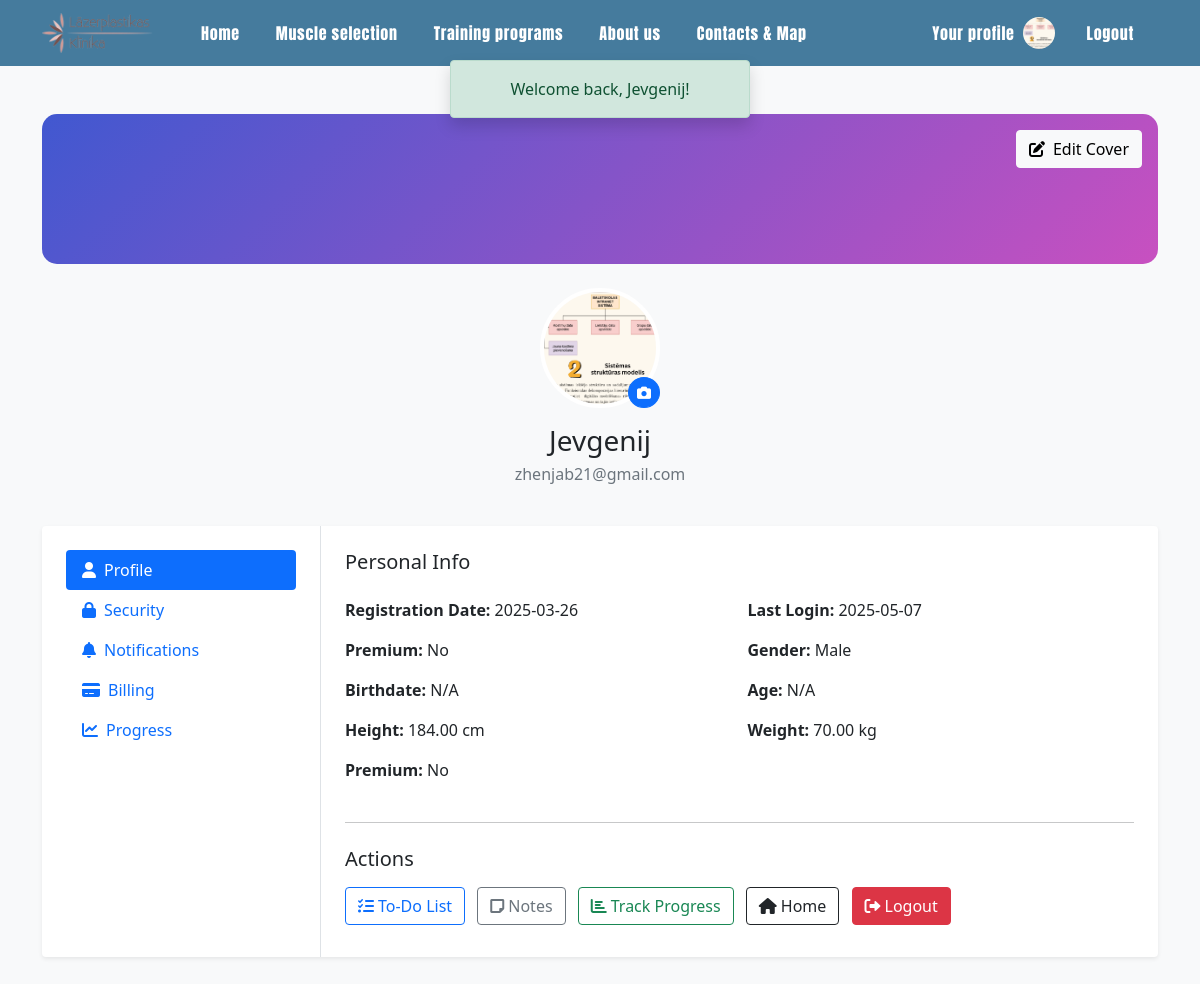
The page /welcome.php (signed in) on the database its author committed.
### tables this page shows
CREATE TABLE `users` (
  `userID` int(11) NOT NULL,
  `username` varchar(50) NOT NULL,
  `email` varchar(100) NOT NULL,
  `password` varchar(255) NOT NULL,
  `weight` decimal(5,2) NOT NULL,
  `gender` enum('Male','Female','Other') NOT NULL,
  `height` decimal(5,2) NOT NULL,
  `registrationDate` date NOT NULL,
  `birthdate` date DEFAULT NULL,
  `lastLoginDate` date DEFAULT NULL,
  `avatar` varchar(255) DEFAULT 'uploads/avatars/default_avatar.png',
  `isPremium` tinyint(1) NOT NULL DEFAULT 0
);

### welcome.php (the view, shortened to what this page needs)
<?php
$conn = new mysqli('localhost', 'root', '', 'gymbridges');
$user_id = $_SESSION['user_id'];
$stmt = $conn->prepare("SELECT * FROM users WHERE userID = ?");
$stmt->bind_param("i", $user_id);
$stmt->execute();
$result = $stmt->get_result();
$user = $result->fetch_assoc();
$birthdate = !empty($user['birthdate']) ? $user['birthdate'] : 'N/A';
$age = 'N/A';
$avatar = !empty($user['avatar']) ? htmlspecialchars($user['avatar']) : 'images/default_avatar.png';
?>
<!DOCTYPE html>
<html lang="en">
<head>
  <link href="https://cdn.jsdelivr.net/npm/bootstrap@5.0.2/dist/css/bootstrap.min.css" rel="stylesheet">
  <link href="https://cdnjs.cloudflare.com/ajax/libs/font-awesome/6.0.0/css/all.min.css" rel="stylesheet">
  <link href="style.css" rel="stylesheet">
</head>
<body>
<?php include 'includes/header.php'; ?>
<?php if (isset($_SESSION['success'])): ?>
  <div id="success-alert" class="position-fixed top-0 start-50 translate-middle-x alert alert-success text-center shadow"
       style="z-index: 1050; margin-top: 60px; min-width: 300px;">
    <?= $_SESSION['success']; unset($_SESSION['success']); ?>
  </div>
<?php endif; ?>
<div class="bg-light">
  <div class="container py-5">
    <div class="row">
      <div class="col-12 mb-4">
        <div class="profile-header position-relative mb-4">
          <div class="position-absolute top-0 end-0 p-3">
            <button class="btn btn-light"><i class="fas fa-edit me-2"></i>Edit Cover</button>
          </div>
        </div>
        <div class="text-center">
          <div class="position-relative d-inline-block">
          <img src="<?= $avatar ?>" class="rounded-circle profile-pic" alt="Avatar" data-bs-toggle="modal" data-bs-target="#avatarModal" style="cursor: pointer;">
            <form method="POST" action="upload_avatar.php" enctype="multipart/form-data" class="position-absolute bottom-0 end-0">
              <label class="btn btn-primary btn-sm rounded-circle m-0">
                <i class="fas fa-camera"></i>
              </label>
            </form>
          </div>
          <h3 class="mt-3 mb-1"><?= htmlspecialchars($user['username']) ?></h3>
          <p class="text-muted mb-3"><?= htmlspecialchars($user['email']) ?></p>
        </div>
      </div>
      <div class="col-12">
        <div class="card border-0 shadow-sm">
          <div class="card-body p-0">
            <div class="row g-0">
              <div class="col-lg-3 border-end">
                <div class="p-4">
                  <div class="nav flex-column nav-pills">
                    <a class="nav-link active" href="#"><i class="fas fa-user me-2"></i>Profile</a>
                    <a class="nav-link" href="#"><i class="fas fa-lock me-2"></i>Security</a>
                    <a class="nav-link" href="#"><i class="fas fa-bell me-2"></i>Notifications</a>
                    <a class="nav-link" href="#"><i class="fas fa-credit-card me-2"></i>Billing</a>
                    <a class="nav-link" href="#"><i class="fas fa-chart-line me-2"></i>Progress</a>
                  </div>
                </div>
              </div>
              <div class="col-lg-9">
                <div class="p-4">
                  <h5 class="mb-4">Personal Info</h5>
                  <div class="row g-3">
                    <div class="col-md-6"><strong>Registration Date:</strong> <?= htmlspecialchars($user['registrationDate']) ?></div>
                    <div class="col-md-6"><strong>Last Login:</strong> <?= htmlspecialchars($user['lastLoginDate']) ?></div>
                    <div class="col-md-6"><strong>Premium:</strong> <?= $user['isPremium'] ? 'Yes' : 'No' ?></div>
                    <div class="col-md-6"><strong>Gender:</strong> <?= htmlspecialchars($user['gender']) ?></div>
                    <div class="col-md-6"><strong>Birthdate:</strong> <?= $birthdate ?></div>
                    <div class="col-md-6"><strong>Age:</strong> <?= $age ?></div>
                    <div class="col-md-6"><strong>Height:</strong> <?= htmlspecialchars($user['height']) ?> cm</div>
                    <div class="col-md-6"><strong>Weight:</strong> <?= htmlspecialchars($user['weight']) ?> kg</div>
                    <p><strong>Premium:</strong> <?= isset($user['isPremium']) && $user['isPremium'] ? 'Yes' : 'No' ?></p>
                  </div>
                  <hr class="my-4">
                  <h5 class="mb-3">Actions</h5>
                  <a href="todo.php" class="btn btn-outline-primary me-2 mb-2"><i class="fas fa-tasks me-1"></i>To-Do List</a>
                  <a href="notes.php" class="btn btn-outline-secondary me-2 mb-2"><i class="fas fa-sticky-note me-1"></i>Notes</a>
                  <a href="progress.php" class="btn btn-outline-success me-2 mb-2"><i class="fas fa-chart-bar me-1"></i>Track Progress</a>
                  <a href="index.php" class="btn btn-outline-dark me-2 mb-2"><i class="fas fa-home me-1"></i>Home</a>
                  <a href="logout.php" class="btn btn-danger me-2 mb-2"><i class="fas fa-sign-out-alt me-1"></i>Logout</a>
                </div>
              </div>
            </div>
          </div>
        </div>
      </div>
    </div>
  </div>
</div>
</body>
</html>

### style.css (style rules this page uses)
html, body { position: relative; margin: 0; padding: 0; min-height: 100vh; display: flex; flex-direction: column; justify-content: space-between; background-color: #F6F6F8; }

### welcome.php (style rules this page uses)
.profile-header { background: linear-gradient(135deg, #4158D0 0%, #C850C0 100%); height: 150px; border-radius: 15px; }
.profile-pic { width: 120px; height: 120px; object-fit: cover; object-position: center; border-radius: 50%; border: 4px solid #fff; background-color: #fff; }

### rows shown on the page
users: avatar (picture), username "Jevgenij", email "zhenjab21@gmail.com", registrationDate "2025-03-26", lastLoginDate "2025-05-07", gender "Male", birthdate "N/A", height "184.00", weight "70.00"

### other values the page prints
$_SESSION['success'] "Welcome back, Jevgenij!"
$age "N/A"
